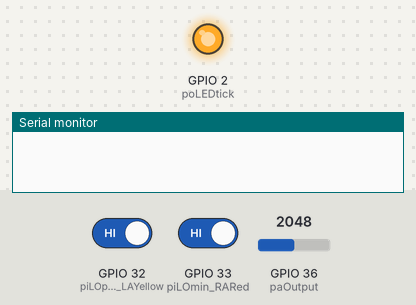
A sketch run on a simulated ESP32. Shown: output pins drawn as LEDs (lit = HIGH), the last lines printed to the serial monitor. Inputs (shaded band) come from the test bench; at power-on: GPIO 32 (piLOplus_LAYellow) HIGH, GPIO 33 (piLOmin_RARed) HIGH, GPIO 36 (paOutput) = 2048.

Above: at 1.2 s.
1.3 s: GPIO 32 (piLOplus_LAYellow) driven LOW and GPIO 33 (piLOmin_RARed) driven LOW
At 2.4 s:
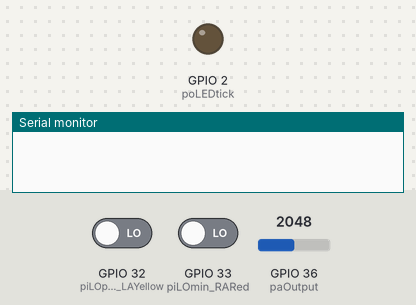
2.8 s: GPIO 36 (paOutput) set to 2958
4.3 s: GPIO 36 (paOutput) set to 3027
At 4.7 s:
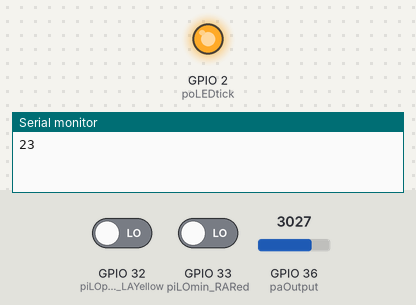
5.8 s: GPIO 36 (paOutput) set to 2866
At 7.0 s:
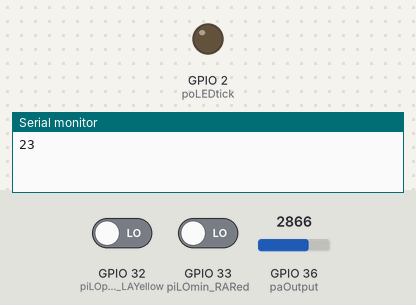
7.3 s: GPIO 36 (paOutput) set to 3603
At 8.2 s:
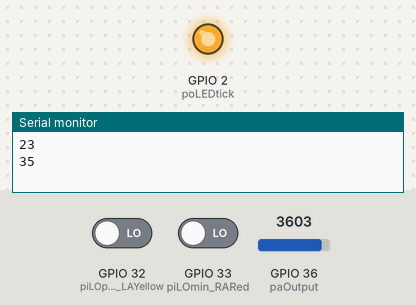
Timing chart, 0 to 9.8 s (numbered marks = the images above; inputs shaded):
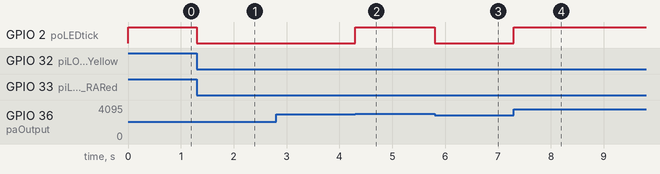

Measured:
- the behaviour switches between 3000 and 3001 on GPIO 36 (paOutput) (found by bisection; images 1 and 2)
- after the input at 1.3 s, GPIO 2 (poLEDtick): HIGH → LOW at once
- after the input at 2.8 s, every drawn part: stays the same
- after the input at 4.3 s, GPIO 2 (poLEDtick): LOW → HIGH at once
- after the input at 5.8 s, GPIO 2 (poLEDtick): HIGH → LOW at once
- after the input at 7.3 s, GPIO 2 (poLEDtick): LOW → HIGH at once

The sketch:

main6_MAV.ino
```cpp
#define piLOplus_LAYellow 32 //LO+  RX2 Konek 0 DC 1
#define piLOmin_RARed 33  //LO-  TX2  Konek 0 DC 1
#define paOutput 36  //LO-  TX2
#define poLEDtick LED_BUILTIN
unsigned char dLOplus_LAYellow;
unsigned char dLOmin_RARed;
int dOutput = 0;

#define tresholdSinyal 3000


void setup()
{
  Serial.begin(115200);
  pinMode(piLOplus_LAYellow, INPUT_PULLUP);
  pinMode(piLOmin_RARed, INPUT_PULLUP);
  pinMode(poLEDtick, OUTPUT);

  my_moving_ave_clear();
}


int ledState = LOW;
unsigned long previousMillis = 0;
const long interval = 1   ; //1000Hz
float BPM = 0;
int mavBPM = 0;
int error = 0; //untuk kalibrasi
int msBPM;

int flagBPM = 0;
void loop()
{

  unsigned long currentMillis = millis();
  if (currentMillis - previousMillis >= interval)
  {
    previousMillis = currentMillis;

    dLOmin_RARed = digitalRead(piLOmin_RARed);
    dLOplus_LAYellow = digitalRead(piLOplus_LAYellow);
    dOutput = analogRead(paOutput);

    //dataLOPrint();
    //dataSignalPrint();


    // LEAD TIDAK TERHUBUNG
    // LED NYALA
    if (dLOmin_RARed == HIGH || dLOplus_LAYellow == HIGH) {
      digitalWrite(poLEDtick, HIGH); //NYALA
      msBPM = 0;
    }


    // LEAD TERHUBUNG
    // LED KEDIP
    else {


      if (dOutput > tresholdSinyal && flagBPM == 0) {

        flagBPM = 1;
        digitalWrite(poLEDtick, HIGH);


        if (msBPM > 525)
        {
          BPM = 60000.0 / msBPM;
          mavBPM = my_moving_average(BPM, 0);
          mavBPM -= error;
          //Serial.print(BPM); Serial.print(" ");
          Serial.println(mavBPM);
        }


        msBPM = 0;

      }
      else if (dOutput < tresholdSinyal) {
        flagBPM = 0;
        digitalWrite(poLEDtick, LOW);
        msBPM++;
      }
    }
  }
}

void dataPrint() {
  //Serial.print(dLOplus);    Serial.print("+");
  //Serial.print(dLOmin);  Serial.print("-");
  Serial.print(dOutput);
  Serial.println();
}


void dataLOPrint() {
  Serial.print(dLOplus_LAYellow);    Serial.print("LA");
  Serial.print(dLOmin_RARed);  Serial.print("RA");
  Serial.println();
}

void dataSignalPrint() {
  Serial.print(dOutput);
  Serial.println();
}


//--------------------------------#MY AVERAGE
#define n_my_data 5
float my_data[n_my_data];
int i_my_data = 0;

float my_moving_average(float in_data, int debug)
{
  float my_ave;
  float my_sum;

  my_data[i_my_data] = in_data;

  if (my_data[n_my_data - 1] == 0)
  {
    my_sum = 0;

    for (int i = 0; i <= i_my_data; i++)
    {
      my_sum += my_data[i];
    }
    my_ave = my_sum / (i_my_data + 1);
  }
  else
  {
    my_sum = 0;
    for (int i = 0; i < n_my_data; i++)
    {
      my_sum += my_data[i];
    }
    my_ave = my_sum / n_my_data;
  }


  //#Debug
  if (debug)
  {
    for (int i = 0; i < n_my_data; i++)
    {
      Serial.print(i); Serial.print(" "); Serial.println(my_data[i]);
    }
    Serial.print("i"); Serial.print(" "); Serial.println(i_my_data);
    Serial.print("Last"); Serial.print(" "); Serial.println(my_data[n_my_data - 1]);

    Serial.print("Sum"); Serial.print(" "); Serial.println(my_sum);
    Serial.print("Ave"); Serial.print(" "); Serial.println(my_ave);
    Serial.println();
  }


  i_my_data++;
  if (i_my_data >= n_my_data)
    i_my_data = 0;

  return my_ave;
}

void my_moving_ave_clear()
{
  //Make sure All Array is 0
  for (int i = 0; i < n_my_data; i++)
  {
    my_data[i] = 0;
  }
}
```
